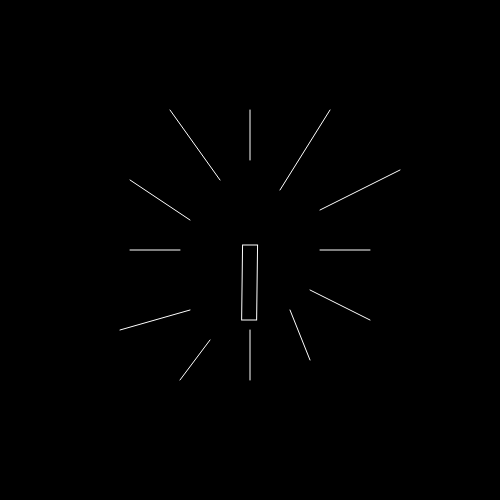
Frame 1 (no input)
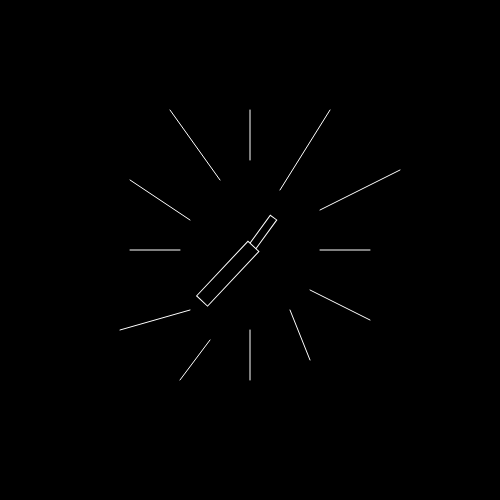
Frame 60 (no input)
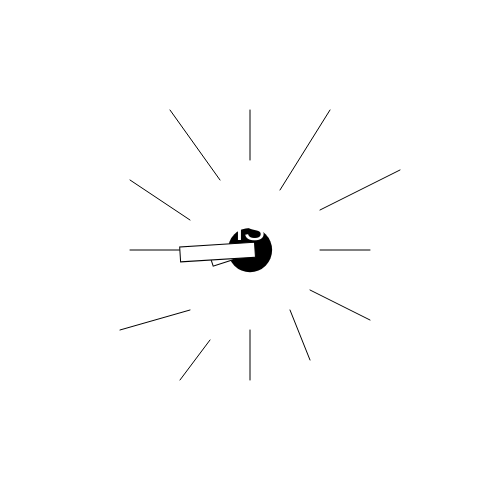
Frame 120 (the mouse pressed at the canvas centre since frame 60)

The p5.js sketch that drew these frames (run headless with seeded random() and noise() and a simulated clock; from frame 60 on, the mouse is pressed at the canvas centre):

// p5.js sketch
// ── sketch.js
var expandera = (250); //used for interactive ellipse
var expanderb = (0); //used for interactive ellipse

var smallSpeed = 5;

function setup() {
    createCanvas(500,500);
  // pt setup code here
    
}

function draw() {
    
    if (mouseIsPressed) {
        background (255,255,255); //background white if mouse pressed 
    }else{
        background(0,0,0) //background black if mouse unpressed 
    }
    noStroke(); 
    fill(0,0,0) // black 
     if (mouseIsPressed) {
       ellipse(expandera,expandera,expanderb,expanderb); 
         // this expands the ellipse when mouse is pressed
       expanderb=expanderb+.75;
        fill("white");
        textSize(32);
        textAlign(CENTER);
        text('PROGRESS',250,75);
        text('IS',250,240);
        text('RELATIVE',250,430);
    
    } else {
       ellipse(expandera,expandera,expanderb,expanderb);
    } 
    if (mouseIsPressed) {
        stroke(0,0,0);
    }else{
        stroke(255,255,255)
    }

    line(250,110,250,160) //12 o'clock
    line(280,190,330,110) //1 o'clock
    line(320,210,400,170) //2 o'clock
    line(320,250,370,250) //3 o'clock
    line(310,290,370,320) //4 o'clock
    line(290,310,310,360) //5 o'clock
    line(250,330,250,380) //6 o'clock
    line(210,340,180,380) //7 o'clock
    line(190,310,120,330) //8 o'clock
    line(180,250,130,250) //9 o'clock
    line(190,220,130,180) //10 o'clock
    line(220,180,170,110) //11 o'clock

    push();
    rectMode(CENTER);
    translate(250,250);


    rotate(frameCount * PI / 50);
    rect(0,20,8,40,[],[],[330,110],[]);
    pop();
    
    push();
    rectMode(CENTER);
    translate(250,250);
    rotate(frameCount * PI / 250);
    rect(0,32.5,15,75,[],[],[330,110],[]);
    pop();

   
   // figure out if possible to rotate two objects at different speeds, unlikely in p5.
   
}

//    var r = random(0, 255);
//    fill(r);
   
// These are the lines used for the clock face
    //line(250,110,250,160) //12 o'clock
    //line(280,190,330,110) //1 o'clock
    //line(320,210,400,170) //2 o'clock
    //line(320,250,360,250) //3 o'clock
    //line(310,290,370,320) //4 o'clock
   // line(290,310,310,360) //5 o'clock
   // line(250,330,250,380) //6 o'clock
   // line(210,340,180,380) //7 o'clock
   // line(190,310,120,330) //8 o'clock
   // line(180,250,130,250) //9 o'clock
   // line(190,220,130,180) //10 o'clock
  //  line(220,180,170,110) //11 o'clock
    
    
  // put drawing code here
